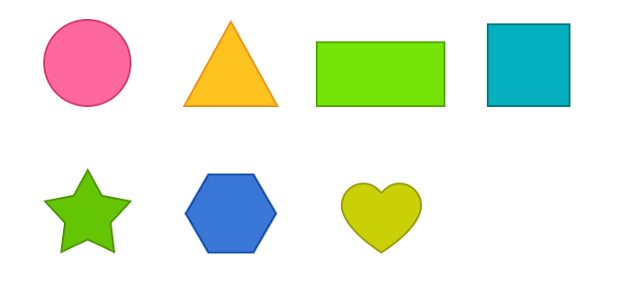
#> input picture Countours/shapes.png, 619 x 293 px, found by its file name
$ python countours_momemts.py
#> lines starting #> are read from the running program, lines starting #| are printed output that depends on the picture; after the words box and inside, x2 and y2 are one past the last pixel; in counts of white or black regions, pixels touching at a corner belong together
import cv2
import numpy as np

"""
img = cv2.imread("H:\\Data\\shapes.png")
img = cv2.resize(img,(600,700))
img1 = cv2.cvtColor(img,cv2.COLOR_BGR2GRAY)

ret,thresh = cv2.threshold(img1,220,255,cv2.THRESH_BINARY_INV)

#findcontour(img,contour_retrival_mode,method)
cnts,hier = cv2.findContours(thresh,cv2.RETR_TREE,cv2.CHAIN_APPROX_SIMPLE)
#Here cnts is a list of contours. ANd each contour is an array with x, y cordinate
#hier variable called hierarchy and it contain image information.
print("Number of contour==",cnts,"\ntotal contour==",len(cnts))
print("Hierarchy==\n",hier)

# loop over the contours
for c in cnts:
    # compute the center of the contour
    #an image moment is a certain particular weighted average (moment) of the image pixels
    M = cv2.moments(c)
    print("M==",M)
    cX = int(M["m10"] / M["m00"])
    cY = int(M["m01"] / M["m00"])
    # draw the contour and center of the shape on the image
    cv2.drawContours(img, [c], -1, (0, 255, 0), 2)
    cv2.circle(img, (cX, cY), 7, (255, 255, 255), -1)
    cv2.putText(img, "center", (cX - 20, cY - 20),cv2.FONT_HERSHEY_SIMPLEX, 0.5, (255, 255, 255), 2)

cv2.imshow("original===",img)
cv2.imshow("gray==",img1)
cv2.imshow("thresh==",thresh)
cv2.waitKey(0)
cv2.destroyAllWindows()
"""

#-------------Contour Area , Approximation and Convex hull

#Find countour area , aprroximation and convex hull
img = cv2.imread(r"E:\open_cv_project\Countours\shapes.png")
#> img is the input picture: shape (293, 619, 3); mean B, G, R 220.3, 236.8, 227.9
img = cv2.resize(img,(600,700))
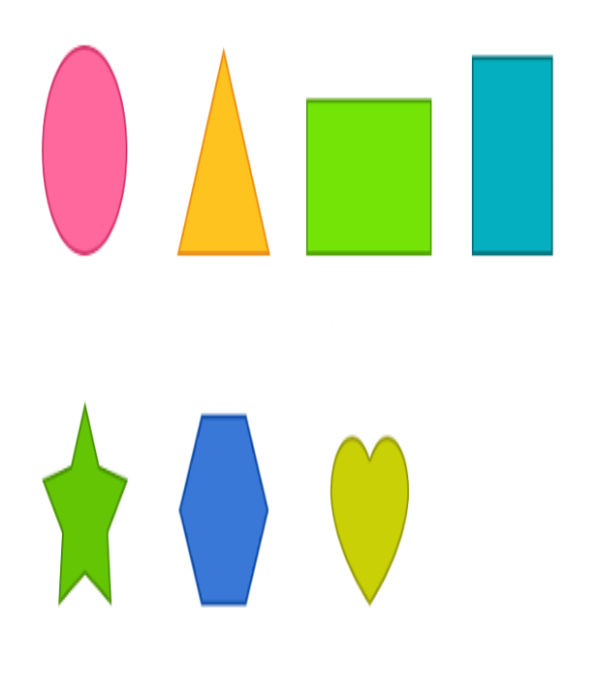
#> img: shape (700, 600, 3); mean B, G, R 220.2, 236.8, 227.9
img1 = cv2.cvtColor(img,cv2.COLOR_BGR2GRAY)
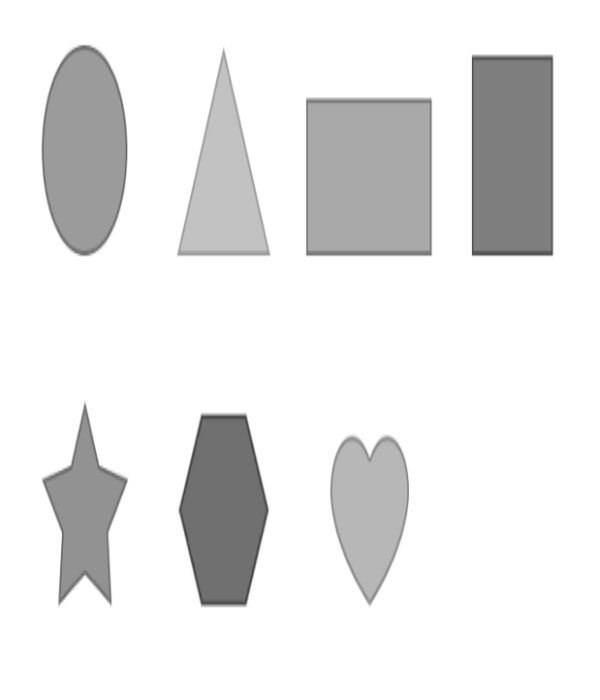
#> img1: shape (700, 600); min 67, max 255, mean 232.2

ret,thresh = cv2.threshold(img1,220,255,cv2.THRESH_BINARY_INV)
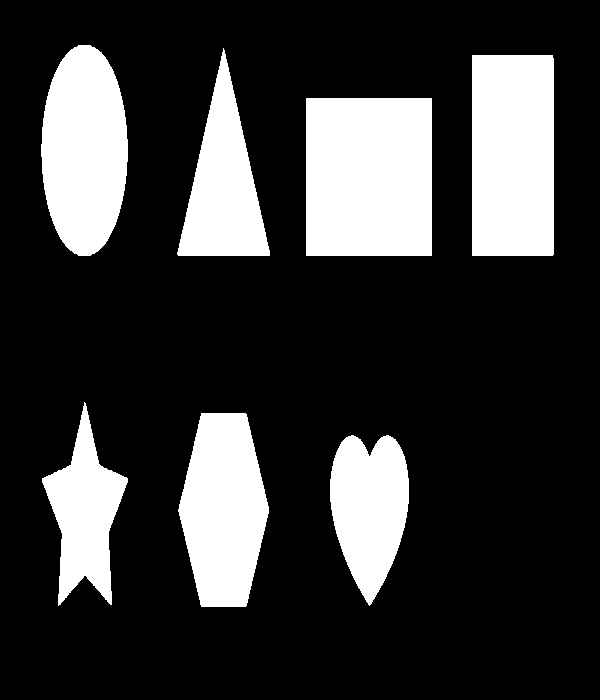
#> thresh: shape (700, 600); 21.8% white; 7 white regions

#findcontour(img,contour_retrival_mode,method)
cnts,hier = cv2.findContours(thresh,cv2.RETR_TREE,cv2.CHAIN_APPROX_SIMPLE)
#> cnts = 7 contours; box (x1, y1, x2, y2) and area: (306, 98, 432, 256) 19625, (472, 55, 554, 256) 16197, (41, 45, 128, 256) 14158, (178, 413, 269, 607) 12989, (177, 48, 270, 256) 9608, (330, 435, 409, 606) 9359, (42, 402, 128, 606) 8065
#Here cnts is a list of contours. ANd each contour is an array with x, y cordinate
#hier variable called hierarchy and it contain image information.
print("Number of contour==",cnts,"\ntotal contour==",len(cnts))
#> (printed output is left out)
#print("Hierarchy==\n",hier)

area1 = []
# loop over the contours
for c in cnts:
    # compute the center of the contour
    #an image moment is a certain particular weighted average (moment) of the image pixels
    M = cv2.moments(c)
    #print("M==",M)
    cX = int(M["m10"] / M["m00"])
    cY = int(M["m01"] / M["m00"])
    #find area of contour
    area = cv2.contourArea(c)
    area1.append(area)

    if area<10000:
        #contour Approx -  it is use to approx shape with less number of vertices
        epsilon = 0.1*cv2.arcLength(c,True) #arc lenght take contour and return its perimeter
        data= cv2.approxPolyDP(c,epsilon,True)
        #Convexhull is used to provide proper contours convexity.

        hull = cv2.convexHull(data)

        x,y,w,h = cv2.boundingRect(hull)
        img = cv2.rectangle(img,(x,y),(x+w,y+h),(125,10,20),5)

    # draw the contour and center of the shape on the image
    cv2.drawContours(img, [c], -1, (50, 100, 50), 2)
    cv2.circle(img, (cX, cY), 7, (255, 255, 255), -1)
    cv2.putText(img, "center", (cX - 20, cY - 20),
                cv2.FONT_HERSHEY_SIMPLEX, 0.5, (255, 255, 255), 2)
#> this loop made 7 passes
#> (cX, cY, area, epsilon, data, hull, x, y) on passes 1, 6: (369, 507, 9359, 45.6, [[388, 435], [330, 479], [369, 605]], [[369, 605], [330, 479], [388, 435]], 330, 435), (223, 185, 9608.5, 54.35, [[223, 48], [177, 254], [269, 255]], [[269, 255], [177, 254], [223, 48]], 177, 48)
#> (cX, cY, area, epsilon, hull, x, y, w) on pass 3: (84, 514, 8065, 56.13, [[84, 402], [58, 605]], 58, 402, 27)
#> pass 1, `img = cv2.rectangle(img,(x,y),(x+w,y+h),(125,10,20),5)`:
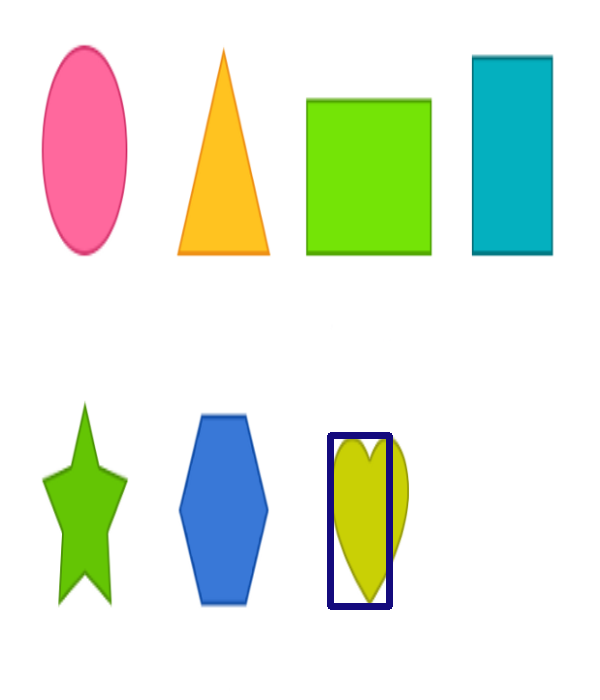
#> img: shape (700, 600, 3); 0.76% of pixels changed, all inside (x1, y1, x2, y2) = (327, 432, 393, 610)
#> pass 3, `img = cv2.rectangle(img,(x,y),(x+w,y+h),(125,10,20),5)`:
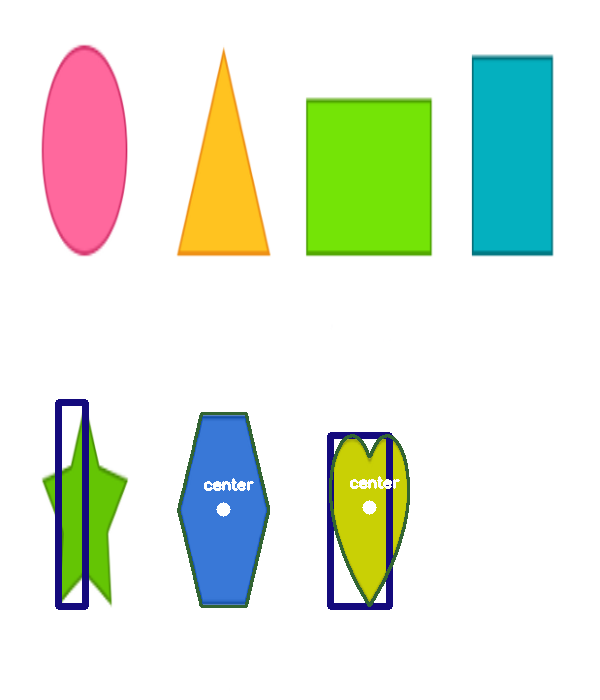
#> img: shape (700, 600, 3); 1.73% of pixels changed, all inside (x1, y1, x2, y2) = (55, 399, 410, 610)
#> after the loop:
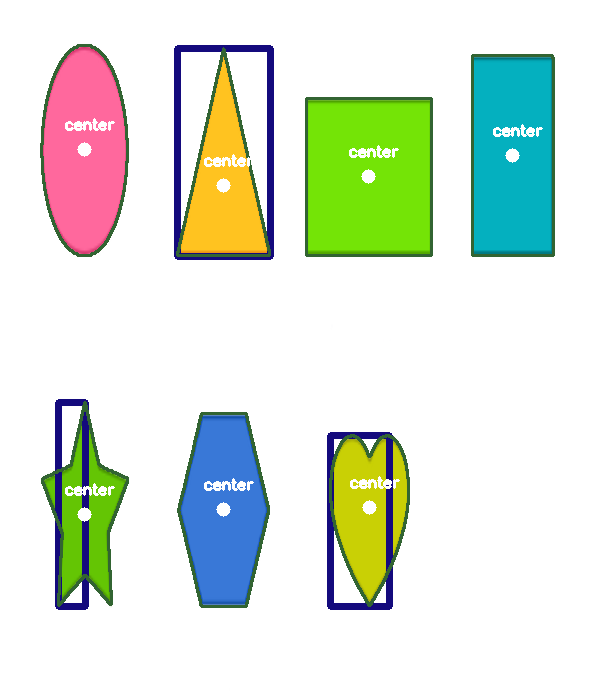
#> img: shape (700, 600, 3); 3.49% of pixels changed, all inside (x1, y1, x2, y2) = (40, 44, 555, 607)
#> after the loop, area1 = [9359, 12989, 8065, 19625, 16197, 9608.5, 14158.5]


cv2.imshow("original===",img)
cv2.imshow("gray==",img1)
cv2.imshow("thresh==",thresh)
cv2.waitKey(0)
